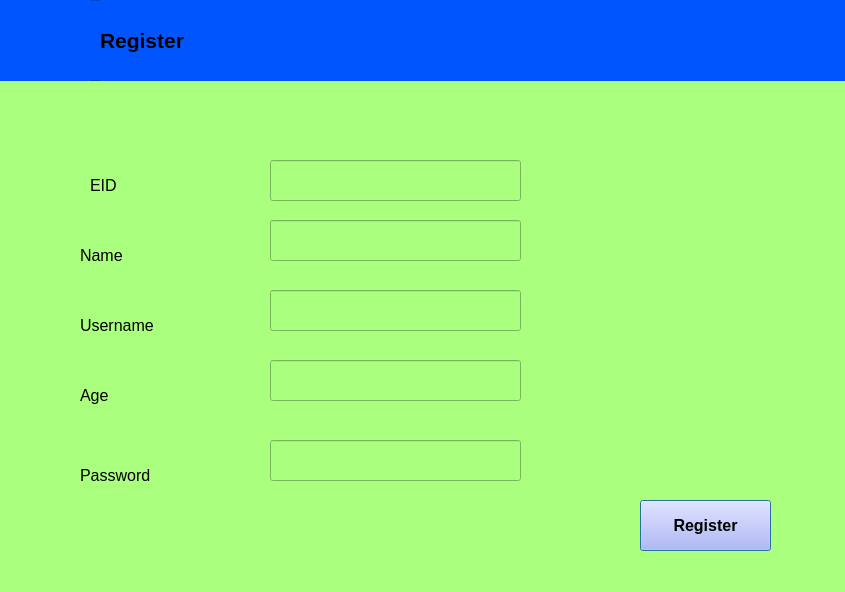
<?xml version="1.0" encoding="UTF-8"?>
<ui version="4.0">
 <class>Registernew</class>
 <widget class="QDialog" name="Registernew">
  <property name="geometry">
   <rect>
    <x>0</x>
    <y>0</y>
    <width>845</width>
    <height>592</height>
   </rect>
  </property>
  <property name="windowTitle">
   <string>Stock Management System</string>
  </property>
  <property name="windowIcon">
   <iconset resource="src.qrc">
    <normaloff>:/new/prefix1/301-x-251-png-3kb-inventory-control-icon-.png</normaloff>:/new/prefix1/301-x-251-png-3kb-inventory-control-icon-.png</iconset>
  </property>
  <property name="styleSheet">
   <string notr="true">background-color: rgb(170, 255, 127);</string>
  </property>
  <widget class="QLabel" name="lbleid">
   <property name="geometry">
    <rect>
     <x>90</x>
     <y>160</y>
     <width>91</width>
     <height>51</height>
    </rect>
   </property>
   <property name="text">
    <string>&lt;html&gt;&lt;head/&gt;&lt;body&gt;&lt;p&gt;&lt;span style=&quot; font-size:12pt;&quot;&gt;EID&lt;/span&gt;&lt;/p&gt;&lt;/body&gt;&lt;/html&gt;</string>
   </property>
  </widget>
  <widget class="QLineEdit" name="lineEdit_eid">
   <property name="geometry">
    <rect>
     <x>270</x>
     <y>160</y>
     <width>251</width>
     <height>41</height>
    </rect>
   </property>
  </widget>
  <widget class="QLineEdit" name="lineEdit_name">
   <property name="geometry">
    <rect>
     <x>270</x>
     <y>220</y>
     <width>251</width>
     <height>41</height>
    </rect>
   </property>
  </widget>
  <widget class="QPushButton" name="btnregister">
   <property name="geometry">
    <rect>
     <x>640</x>
     <y>500</y>
     <width>131</width>
     <height>51</height>
    </rect>
   </property>
   <property name="font">
    <font>
     <family>Arial</family>
     <pointsize>12</pointsize>
     <weight>75</weight>
     <italic>false</italic>
     <bold>true</bold>
    </font>
   </property>
   <property name="styleSheet">
    <string notr="true">background-color: rgb(170, 170, 255);</string>
   </property>
   <property name="text">
    <string>Register</string>
   </property>
  </widget>
  <widget class="QLabel" name="lblname">
   <property name="geometry">
    <rect>
     <x>80</x>
     <y>230</y>
     <width>91</width>
     <height>51</height>
    </rect>
   </property>
   <property name="text">
    <string>&lt;html&gt;&lt;head/&gt;&lt;body&gt;&lt;p&gt;&lt;span style=&quot; font-size:12pt;&quot;&gt;Name&lt;/span&gt;&lt;/p&gt;&lt;/body&gt;&lt;/html&gt;</string>
   </property>
  </widget>
  <widget class="QLabel" name="lblage">
   <property name="geometry">
    <rect>
     <x>80</x>
     <y>370</y>
     <width>91</width>
     <height>51</height>
    </rect>
   </property>
   <property name="text">
    <string>&lt;html&gt;&lt;head/&gt;&lt;body&gt;&lt;p&gt;&lt;span style=&quot; font-size:12pt;&quot;&gt;Age&lt;/span&gt;&lt;/p&gt;&lt;/body&gt;&lt;/html&gt;</string>
   </property>
  </widget>
  <widget class="QLineEdit" name="lineEdit_age">
   <property name="geometry">
    <rect>
     <x>270</x>
     <y>360</y>
     <width>251</width>
     <height>41</height>
    </rect>
   </property>
  </widget>
  <widget class="QLabel" name="lblusername">
   <property name="geometry">
    <rect>
     <x>80</x>
     <y>300</y>
     <width>91</width>
     <height>51</height>
    </rect>
   </property>
   <property name="text">
    <string>&lt;html&gt;&lt;head/&gt;&lt;body&gt;&lt;p&gt;&lt;span style=&quot; font-size:12pt;&quot;&gt;Username&lt;/span&gt;&lt;/p&gt;&lt;/body&gt;&lt;/html&gt;</string>
   </property>
  </widget>
  <widget class="QLineEdit" name="lineEdit_username">
   <property name="geometry">
    <rect>
     <x>270</x>
     <y>290</y>
     <width>251</width>
     <height>41</height>
    </rect>
   </property>
  </widget>
  <widget class="QLabel" name="lblpassword">
   <property name="geometry">
    <rect>
     <x>80</x>
     <y>450</y>
     <width>91</width>
     <height>51</height>
    </rect>
   </property>
   <property name="text">
    <string>&lt;html&gt;&lt;head/&gt;&lt;body&gt;&lt;p&gt;&lt;span style=&quot; font-size:12pt;&quot;&gt;Password&lt;/span&gt;&lt;/p&gt;&lt;/body&gt;&lt;/html&gt;</string>
   </property>
  </widget>
  <widget class="QLineEdit" name="lineEdit_password">
   <property name="geometry">
    <rect>
     <x>270</x>
     <y>440</y>
     <width>251</width>
     <height>41</height>
    </rect>
   </property>
  </widget>
  <widget class="QFrame" name="frame">
   <property name="geometry">
    <rect>
     <x>0</x>
     <y>0</y>
     <width>1041</width>
     <height>81</height>
    </rect>
   </property>
   <property name="styleSheet">
    <string notr="true">background-color: rgb(0, 85, 255);</string>
   </property>
   <property name="frameShape">
    <enum>QFrame::StyledPanel</enum>
   </property>
   <property name="frameShadow">
    <enum>QFrame::Raised</enum>
   </property>
   <widget class="QLabel" name="label_3">
    <property name="geometry">
     <rect>
      <x>100</x>
      <y>0</y>
      <width>941</width>
      <height>81</height>
     </rect>
    </property>
    <property name="styleSheet">
     <string notr="true">background-color: rgb(0, 85, 255);</string>
    </property>
    <property name="text">
     <string>&lt;html&gt;&lt;head/&gt;&lt;body&gt;&lt;p&gt;&lt;span style=&quot; font-size:16pt; font-weight:600;&quot;&gt;Register&lt;/span&gt;&lt;/p&gt;&lt;/body&gt;&lt;/html&gt;</string>
    </property>
   </widget>
   <widget class="QLabel" name="label_4">
    <property name="geometry">
     <rect>
      <x>0</x>
      <y>0</y>
      <width>91</width>
      <height>81</height>
     </rect>
    </property>
    <property name="styleSheet">
     <string notr="true">
image: url(:/new/prefix1/register-icon.png);</string>
    </property>
    <property name="text">
     <string/>
    </property>
   </widget>
  </widget>
  <zorder>btnregister</zorder>
  <zorder>lbleid</zorder>
  <zorder>lineEdit_eid</zorder>
  <zorder>lineEdit_name</zorder>
  <zorder>lblname</zorder>
  <zorder>lblage</zorder>
  <zorder>lineEdit_age</zorder>
  <zorder>lblusername</zorder>
  <zorder>lineEdit_username</zorder>
  <zorder>lblpassword</zorder>
  <zorder>lineEdit_password</zorder>
  <zorder>frame</zorder>
 </widget>
 <resources>
  <include location="src.qrc"/>
 </resources>
 <connections/>
</ui>
